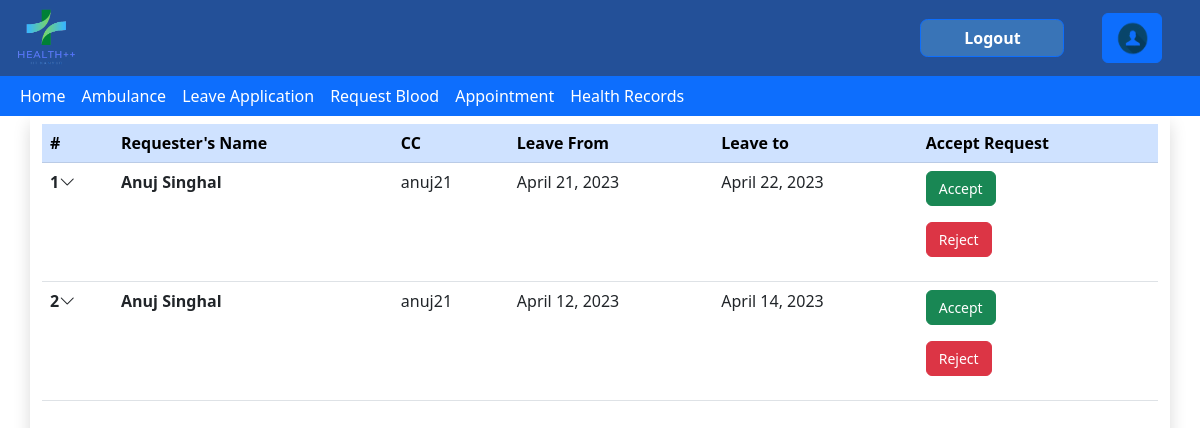
/leave/ViewApplications/ (signed in), run on the app's committed database.
### leaveapp/models.py (models this page shows)
class LeaveApplication(models.Model):
    Account=models.ForeignKey(Account,on_delete=models.CASCADE,null=True)
    Leave_details=models.ForeignKey(Leave_detail,on_delete=models.CASCADE,null=True)
    Status=models.CharField(choices=status_choices,default='Pending',max_length=100,blank=True)

class Leave_detail(models.Model):
    FromDate=models.DateField()
    ToDate=models.DateField()
    Description=models.TextField(max_length=200)
    Prescription_Image=models.ImageField()
    requestTime=models.TimeField(null=True,blank=True)

### members/models.py (models this page shows, shortened)
class Account(models.Model):
    user=models.OneToOneField(User,on_delete=models.CASCADE)
    Role=models.CharField(max_length=100,choices=roles,default="Student",blank=True)
    DOB=models.DateField(blank=True,null=True)
    BloodG=models.CharField(choices=BloodG,null=True,max_length=20)
    CCID=models.CharField(null=True,max_length=20)
    Gender=models.CharField(null=True,default='Male',max_length=10)
    ContactNo=models.CharField(null=True,blank=True,max_length=13)

### leaveapp/views.py (the view)
# urls.py: path("ViewApplications/",views.viewApplications,name="ViewApplications"),
@login_required
def viewApplications(request):
    AllApps=LeaveApplication.objects.all()
    returnList=[]
    for application in AllApps:
        if (application.Status=="Pending"):
            returnList.append(application)
    return render(request,'leaveapp/ViewApplications.html',{
        "Queue":returnList,
        "Status":"Pending",
    })

### leaveapp/templates/leaveapp/ViewApplications.html (shortened to what this page needs)
{% extends 'health/base.html' %}
{%load static%}
{%block content%}
<html lang="en">
<head>
    <link href="https://cdn.jsdelivr.net/npm/bootstrap@5.3.0-alpha1/dist/css/bootstrap.min.css" rel="stylesheet"
>
    <link rel="stylesheet" href="https://cdn.jsdelivr.net/npm/bootstrap-icons@1.5.0/font/bootstrap-icons.css" />
</head>
<body>
    {%if user.account.Role == 'Student' or user.account.Role == 'DUGC'%}
    <div class="container shadow min-vh-100 py-2">
        <div class="table-responsive">
            <table class="table accordion">
                <thead class="table-primary">
                    <tr>
                        <th scope="col">#</th>
                        <th scope="col">Requester's Name</th>
                        <th scope="col">CC</th>
                        <th scope="col">Leave From</th>
                        <th scope="col">Leave to</th>
                        <th scope="col">Accept Request</th>
                    </tr>
                </thead>
                <tbody>
                    {% for Application in Queue %}
                    <tr data-bs-toggle="collapse" data-bs-target="#r{{forloop.counter}}" class="accordion-toggle">
                        <th scope="row">{{forloop.counter}}<i class="bi bi-chevron-down onhover-grey"></i></th>
                        <td><strong>{{Application.Account.user.get_full_name}}</strong></td>
                        <td>{{Application.Account.CCID}}</td>
                        <td>{{Application.Leave_details.FromDate}}</td>
                        <td>{{Application.Leave_details.ToDate}}</td>
                        {% if Status == 'Pending'  %}
                        <td>
                            <form id="accept-reject-form" method="POST" action="{% url 'Application_Response'%}">
                                <button type="submit" class="btn btn-success" style="font-size: 14;" name="submit" value="accept">Accept</button>
                                </form>
                            <form id="accept-reject-form" method="POST" action="{% url 'Application_Response'%}">
                                <button type="submit" class="btn btn-danger" style="font-size: 14;" name="submit" value="reject">Reject</button>
                                </form>
                        </td>
                        {%endif%}
                    </tr>
                    {%endfor%}
                </tbody>
            </table>
        </div>
    </div>
</body>
{%else%}
<h1>You are not authorized to acces this page</h1>
{%endif%}
</html>
{% endblock %}

### data on the page
LeaveApplication: Account.user.get_full_name "Anuj Singhal", Account.CCID "anuj21", Leave_details.FromDate "April 21, 2023", Leave_details.ToDate "April 22, 2023"
LeaveApplication: Account.user.get_full_name "Anuj Singhal", Account.CCID "anuj21", Leave_details.FromDate "April 12, 2023", Leave_details.ToDate "April 14, 2023"
